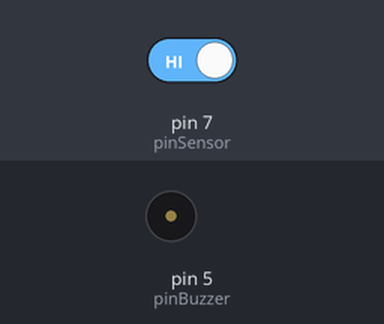
A sketch run on a simulated Arduino Uno, built with avr-gcc and run on an emulated ATmega328P. Shown: buzzer (waves = sounding). The inputs (shaded band) are chosen by the test bench; at power-on: pin 7 (pinSensor) HIGH.

Above: at 1.2 s.
1.3 s: pin 7 (pinSensor) driven LOW
At 2.3 s:
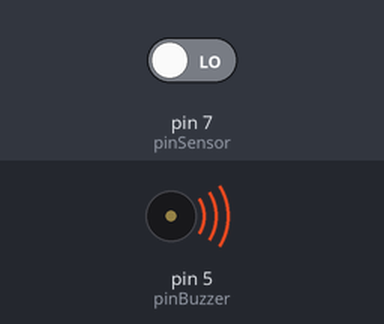
2.8 s: pin 7 (pinSensor) driven HIGH
At 3.4 s:
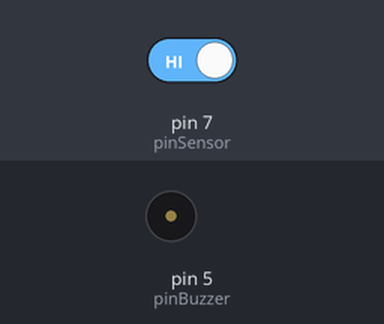
Timing chart, 0 to 5.8 s (numbered marks = the images above; inputs shaded):
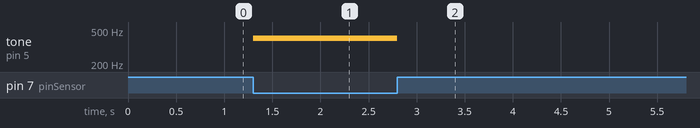

Measured:
- after the input at 1.3 s, tone on pin 5 (pinBuzzer): silent → 400 Hz at once
- after the input at 2.8 s, tone on pin 5 (pinBuzzer): 400 Hz → silent at once

The sketch:

Q1100-Sketch.ino
```cpp
#define pinSensor 7
#define pinBuzzer 5

void setup() {
  pinMode(pinSensor, INPUT);
  pinMode(pinBuzzer, OUTPUT);
}

void loop() {
  //Leitura para o Módulo Sensor de Efeito Hall
  bool estadoSensor = !digitalRead(pinSensor);

  if (estadoSensor) { //Se ima detectado
    tone(pinBuzzer, 400);
  } else {
    noTone(pinBuzzer);
  }

}
```
